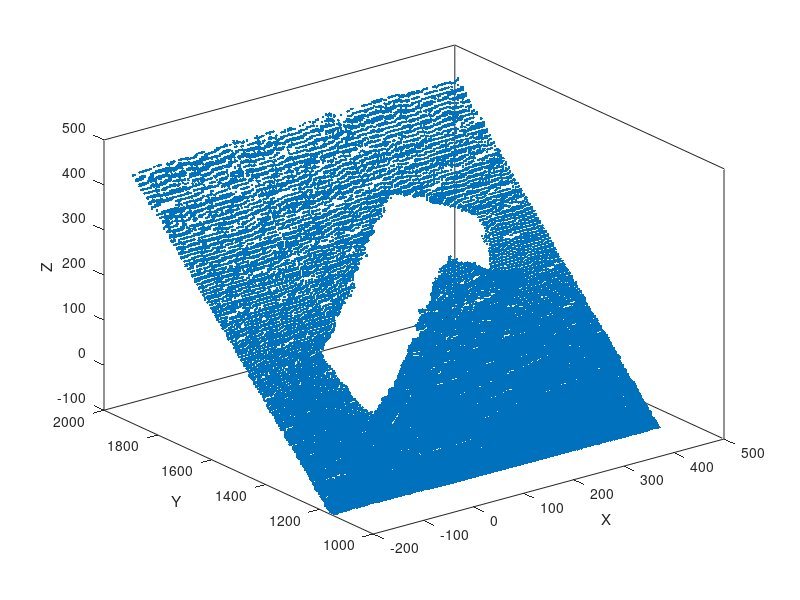
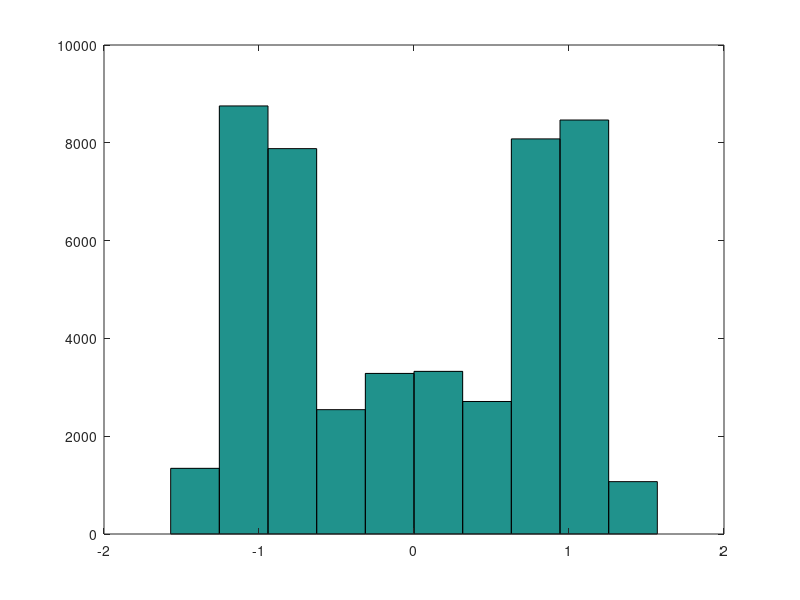

Reproduce these figures in MATLAB, in order. (Note: this script raises an error after producing the figures.)
clear all
clc

load('roiX.mat');
load('roiY.mat');
load('roiZ.mat');

% % On regarde si le resultat convient
figure();
plot3(roiX,roiY,roiZ,'.');
xlabel('X'); ylabel('Y'), zlabel('Z');
box on;

%% **********************************************************************
%  Triangulation de Delaunay


TRI = delaunay(roiX,roiY);
figure()
trisurf(TRI,roiX,roiY,roiZ);

A = [roiX(TRI(:, 1))' roiY(TRI(:, 1))' roiZ(TRI(:, 1))'];
B = [roiY(TRI(:, 2))' roiY(TRI(:, 2))' roiZ(TRI(:, 2))'];
C = [roiZ(TRI(:, 3))' roiY(TRI(:, 3))' roiZ(TRI(:, 3))'];
Vac = C-A;
Vbc = C-B;
Vab = B-A;
N = cross (Vab ,Vbc) / norm(cross (Vab ,Vbc));
%% **********************************************************************
% Histogramme (elevation)

[azimuth,elevation,r] = cart2sph(N(:,1),N(:,2),N(:,3));
% Affichage de l'histogramme
hist(elevation)



%% **********************************************************************
Rotation de la scene pour recuperer les points a la surface
% de l'objet

% On recupere l'orientation des normales grace a l'histogramme

a =-0.65;
R = [ 1      0    0       ;
      0    cos(a) -sin(a) ;
      0    sin(a)  cos(a)  ];
  
roi = [roiX;roiY;roiZ];
roiR = R*roi;


%% Affichage du resultat de la rotation
figure();
plot3(roiR(1,:),roiR(2,:),roiR(3,:),'.');
xlabel('X'); ylabel('Y'), zlabel('Z');
box on;

%% Seuillage entre les points du sol et la surface de l'objet
s=size(roiR);
j=1;
for i=1:s(2)
    if (roiR(3,i) > -750)
        modele(:,j)=roiR(:,i);
        j=j+1;
    end
end


%% Affichage du resultat
figure();
plot3(modele(1,:),modele(2,:),modele(3,:),'.');
xlabel('X'); ylabel('Y'), zlabel('Z');
box on;


%% Si le resultat est correct, on sauvegarde les donnees selectionnees
save('modele.mat','modele');

